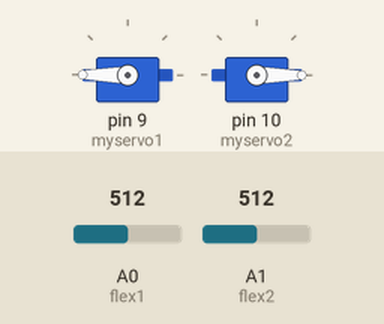
Simulated run of this sketch. Board: Arduino Uno, built with avr-gcc and run on an emulated ATmega328P. Parts: 2 × servo. The test bench sets the inputs (shaded band); at power-on: A0 (flex1) = 512, A1 (flex2) = 512.

Above: at 1.2 s.
1.3 s: A0 (flex1) set to 882
2.8 s: A0 (flex1) set to 913
At 3.5 s:
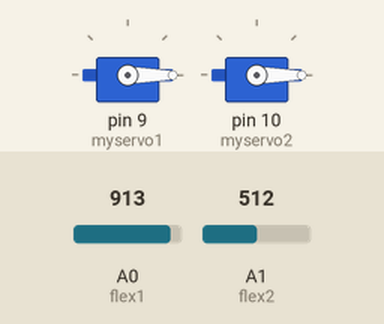
4.3 s: A1 (flex2) set to 900
At 5.2 s:
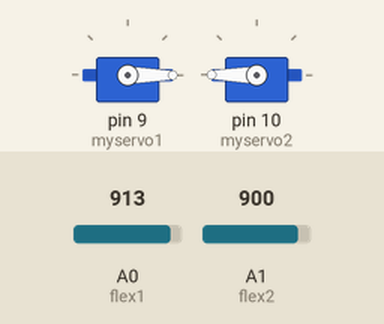
5.8 s: A0 (flex1) set to 716
At 6.1 s:
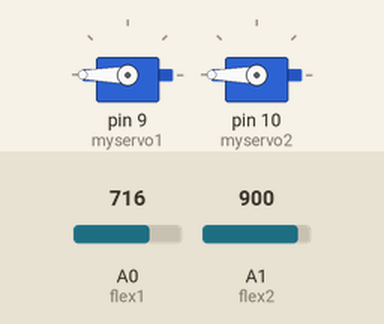
7.3 s: A0 (flex1) set to 900
At 8.3 s:
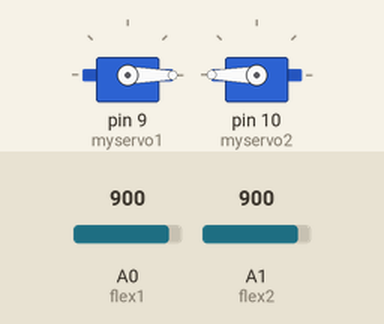
8.8 s: A0 (flex1) set to 511
At 9.2 s:
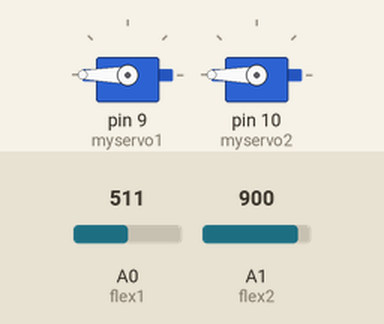
Timing chart, 0 to 11.3 s (numbered marks = the images above; inputs shaded):
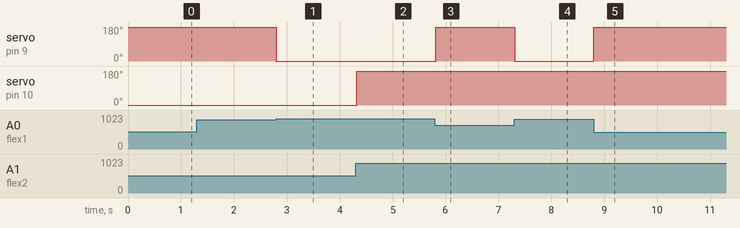

Measured:
- the behaviour switches between 899 and 900 on A0 (flex1) (found by bisection; images 0 and 1)
- after the input at 1.3 s, every drawn part: stays the same
- after the input at 2.8 s, servo on pin 9 (myservo1): 180° → 0° at once
- after the input at 4.3 s, servo on pin 10 (myservo2): 0° → 180° at once
- after the input at 5.8 s, servo on pin 9 (myservo1): 0° → 180° at once
- after the input at 7.3 s, servo on pin 9 (myservo1): 180° → 0° at once
- after the input at 8.8 s, servo on pin 9 (myservo1): 0° → 180° at once

The sketch:

2_flex_servos.ino
```cpp
//This code was used to test the connection between the flex sensors and servo motors.

#include <Servo.h>

Servo myservo1; // create servo object to control a servo
Servo myservo2;

int pos1,pos2;    // variable to store the servo position

const int flex1 = A0; //connect dflex sensors to analog pins A0 and A1
const int flex2 = A1;

int flexValue1,flexValue2; //create int variable to store flex sensor values

void setup() {
  myservo1.attach(9); // attaches the servo on pins 9 and 10 to the servo object
  myservo2.attach(10);
}

void loop() {

  flexValue1 = analogRead(flex1); //read values from flex sensors
  flexValue2 = analogRead(flex2);

  pos1 = map(flexValue1, 800, 900, 0, 180); //map flex sensor values to the servo motor constraints
  pos1 = constrain(pos1, 180, 0);           //constrain max and min angle values from 0-180 degrees
  pos2 = map(flexValue2, 800, 900, 0, 180);
  pos2 = constrain(pos2, 0, 180);

  myservo1.write(pos1);                     //write angle values to servo motors
  myservo2.write(pos2);

  delay(20);

}
```
